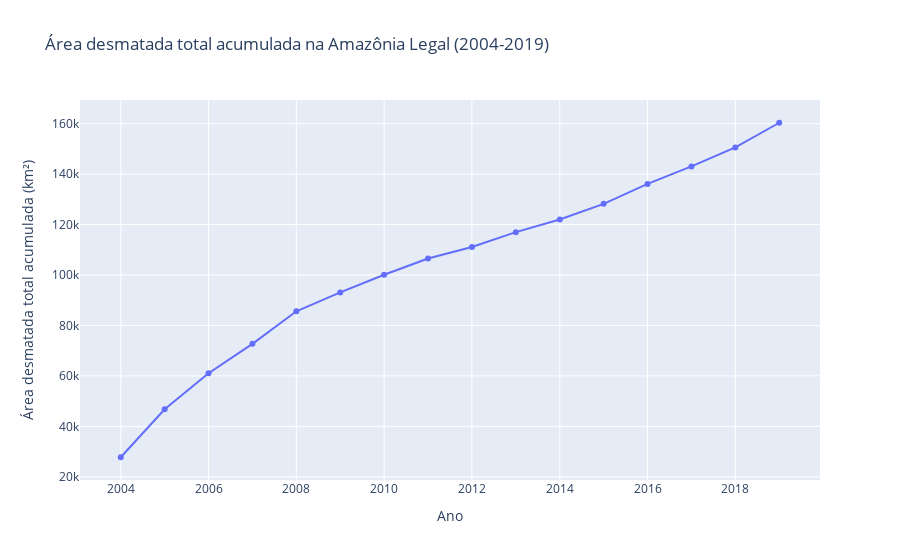

The notebook cell saved with this chart:
### Code cell
fig = go.Figure()

fig.add_trace(go.Scatter(x=df['Ano/Estados'], y=df['AREA DESM_TOTAL'], 
                         mode='lines+markers', 
                         name='Área desmatada total acumulada'))

fig.update_layout(title='Área desmatada total acumulada na Amazônia Legal (2004-2019)',
                  xaxis_title='Ano', yaxis_title='Área desmatada total acumulada (km²)')

fig.show()

### Figure 1 — Plotly figure (JSON) as saved in the notebook; plotly's stock layout.template omitted (floating-point values rounded to 4 significant figures)
{"data": [{"mode": "lines+markers", "name": "Área desmatada total acumulada", "type": "scatter", "x": [2004, 2005, 2006, 2007, 2008, 2009, 2010, 2011, 2012, 2013, 2014, 2015, 2016, 2017, 2018, 2019], "y": [27772, 46786, 61072, 72723, 85634, 93098, 100098, 106516, 111087, 116978, 121990, 128197, 136090, 143037, 150573, 160335]}], "layout": {"title": {"text": "Área desmatada total acumulada na Amazônia Legal (2004-2019)"}, "xaxis": {"title": {"text": "Ano"}}, "yaxis": {"title": {"text": "Área desmatada total acumulada (km²)"}}}}
